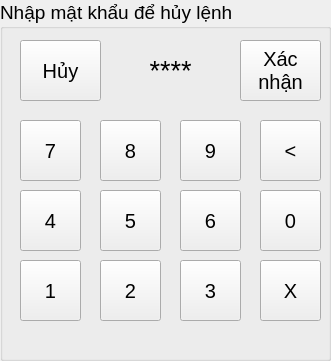
   <widget class="QGroupBox" name="gb_password">
    <property name="geometry">
     <rect>
      <x>10</x>
      <y>30</y>
      <width>331</width>
      <height>361</height>
     </rect>
    </property>
    <property name="font">
     <font>
      <pointsize>14</pointsize>
     </font>
    </property>
    <property name="autoFillBackground">
     <bool>true</bool>
    </property>
    <property name="title">
     <string>Nhập mật khẩu để hủy lệnh</string>
    </property>
    <widget class="QLabel" name="lbv_pw_data">
     <property name="geometry">
      <rect>
       <x>110</x>
       <y>50</y>
       <width>121</width>
       <height>41</height>
      </rect>
     </property>
     <property name="font">
      <font>
       <pointsize>20</pointsize>
      </font>
     </property>
     <property name="text">
      <string>****</string>
     </property>
     <property name="alignment">
      <set>Qt::AlignCenter</set>
     </property>
    </widget>
    <widget class="QPushButton" name="bt_pw_0">
     <property name="geometry">
      <rect>
       <x>260</x>
       <y>190</y>
       <width>61</width>
       <height>61</height>
      </rect>
     </property>
     <property name="font">
      <font>
       <pointsize>15</pointsize>
      </font>
     </property>
     <property name="text">
      <string>0</string>
     </property>
    </widget>
    <widget class="QPushButton" name="bt_pw_1">
     <property name="geometry">
      <rect>
       <x>20</x>
       <y>260</y>
       <width>61</width>
       <height>61</height>
      </rect>
     </property>
     <property name="font">
      <font>
       <pointsize>15</pointsize>
      </font>
     </property>
     <property name="text">
      <string>1</string>
     </property>
    </widget>
    <widget class="QPushButton" name="bt_pw_2">
     <property name="geometry">
      <rect>
       <x>100</x>
       <y>260</y>
       <width>61</width>
       <height>61</height>
      </rect>
     </property>
     <property name="font">
      <font>
       <pointsize>15</pointsize>
      </font>
     </property>
     <property name="text">
      <string>2</string>
     </property>
    </widget>
    <widget class="QPushButton" name="bt_pw_3">
     <property name="geometry">
      <rect>
       <x>180</x>
       <y>260</y>
       <width>61</width>
       <height>61</height>
      </rect>
     </property>
     <property name="font">
      <font>
       <pointsize>15</pointsize>
      </font>
     </property>
     <property name="text">
      <string>3</string>
     </property>
    </widget>
    <widget class="QPushButton" name="bt_pw_4">
     <property name="geometry">
      <rect>
       <x>20</x>
       <y>190</y>
       <width>61</width>
       <height>61</height>
      </rect>
     </property>
     <property name="font">
      <font>
       <pointsize>15</pointsize>
      </font>
     </property>
     <property name="text">
      <string>4</string>
     </property>
    </widget>
    <widget class="QPushButton" name="bt_pw_5">
     <property name="geometry">
      <rect>
       <x>100</x>
       <y>190</y>
       <width>61</width>
       <height>61</height>
      </rect>
     </property>
     <property name="font">
      <font>
       <pointsize>15</pointsize>
      </font>
     </property>
     <property name="text">
      <string>5</string>
     </property>
    </widget>
    <widget class="QPushButton" name="bt_pw_6">
     <property name="geometry">
      <rect>
       <x>180</x>
       <y>190</y>
       <width>61</width>
       <height>61</height>
      </rect>
     </property>
     <property name="font">
      <font>
       <pointsize>15</pointsize>
      </font>
     </property>
     <property name="text">
      <string>6</string>
     </property>
    </widget>
    <widget class="QPushButton" name="bt_pw_7">
     <property name="geometry">
      <rect>
       <x>20</x>
       <y>120</y>
       <width>61</width>
       <height>61</height>
      </rect>
     </property>
     <property name="font">
      <font>
       <pointsize>15</pointsize>
      </font>
     </property>
     <property name="text">
      <string>7</string>
     </property>
    </widget>
    <widget class="QPushButton" name="bt_pw_8">
     <property name="geometry">
      <rect>
       <x>100</x>
       <y>120</y>
       <width>61</width>
       <height>61</height>
      </rect>
     </property>
     <property name="font">
      <font>
       <pointsize>15</pointsize>
      </font>
     </property>
     <property name="text">
      <string>8</string>
     </property>
    </widget>
    <widget class="QPushButton" name="bt_pw_9">
     <property name="geometry">
      <rect>
       <x>180</x>
       <y>120</y>
       <width>61</width>
       <height>61</height>
      </rect>
     </property>
     <property name="font">
      <font>
       <pointsize>15</pointsize>
      </font>
     </property>
     <property name="text">
      <string>9</string>
     </property>
    </widget>
    <widget class="QPushButton" name="bt_pw_clear">
     <property name="geometry">
      <rect>
       <x>260</x>
       <y>260</y>
       <width>61</width>
       <height>61</height>
      </rect>
     </property>
     <property name="font">
      <font>
       <pointsize>15</pointsize>
      </font>
     </property>
     <property name="text">
      <string>X</string>
     </property>
    </widget>
    <widget class="QPushButton" name="bt_pw_delete">
     <property name="geometry">
      <rect>
       <x>260</x>
       <y>120</y>
       <width>61</width>
       <height>61</height>
      </rect>
     </property>
     <property name="font">
      <font>
       <pointsize>15</pointsize>
      </font>
     </property>
     <property name="text">
      <string>&lt;</string>
     </property>
    </widget>
    <widget class="QPushButton" name="bt_pw_agree">
     <property name="geometry">
      <rect>
       <x>240</x>
       <y>40</y>
       <width>81</width>
       <height>61</height>
      </rect>
     </property>
     <property name="font">
      <font>
       <pointsize>15</pointsize>
      </font>
     </property>
     <property name="text">
      <string>Xác
nhận</string>
     </property>
    </widget>
    <widget class="QPushButton" name="bt_pw_cancel">
     <property name="geometry">
      <rect>
       <x>20</x>
       <y>40</y>
       <width>81</width>
       <height>61</height>
      </rect>
     </property>
     <property name="font">
      <font>
       <pointsize>15</pointsize>
      </font>
     </property>
     <property name="text">
      <string>Hủy</string>
     </property>
    </widget>
   </widget>
